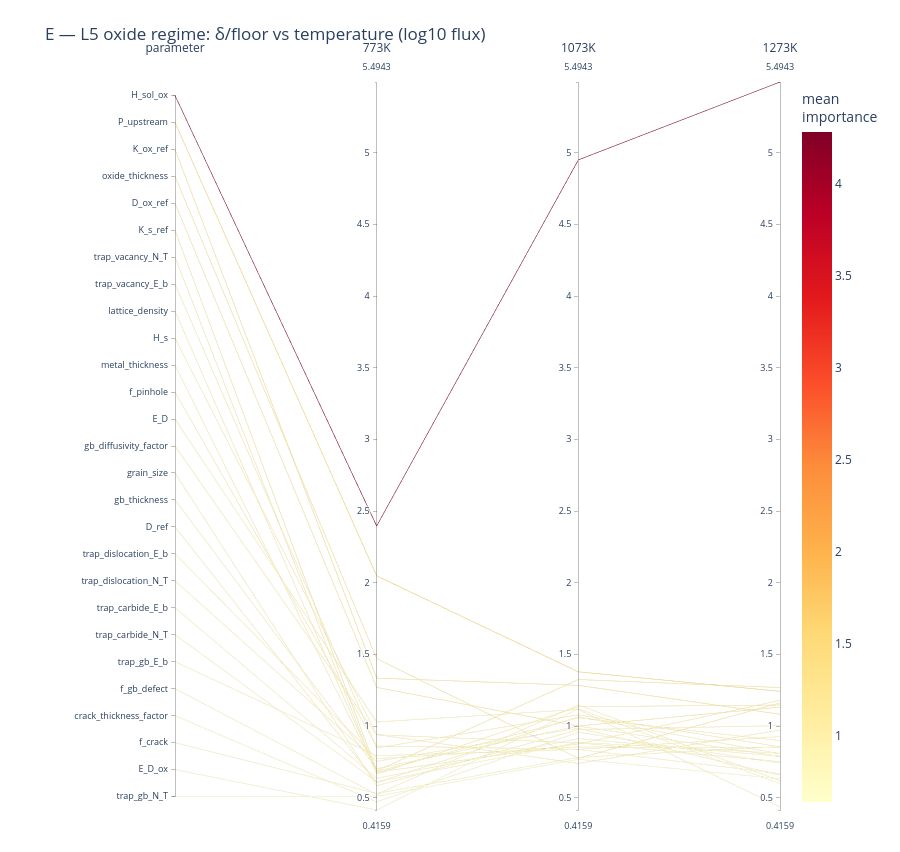
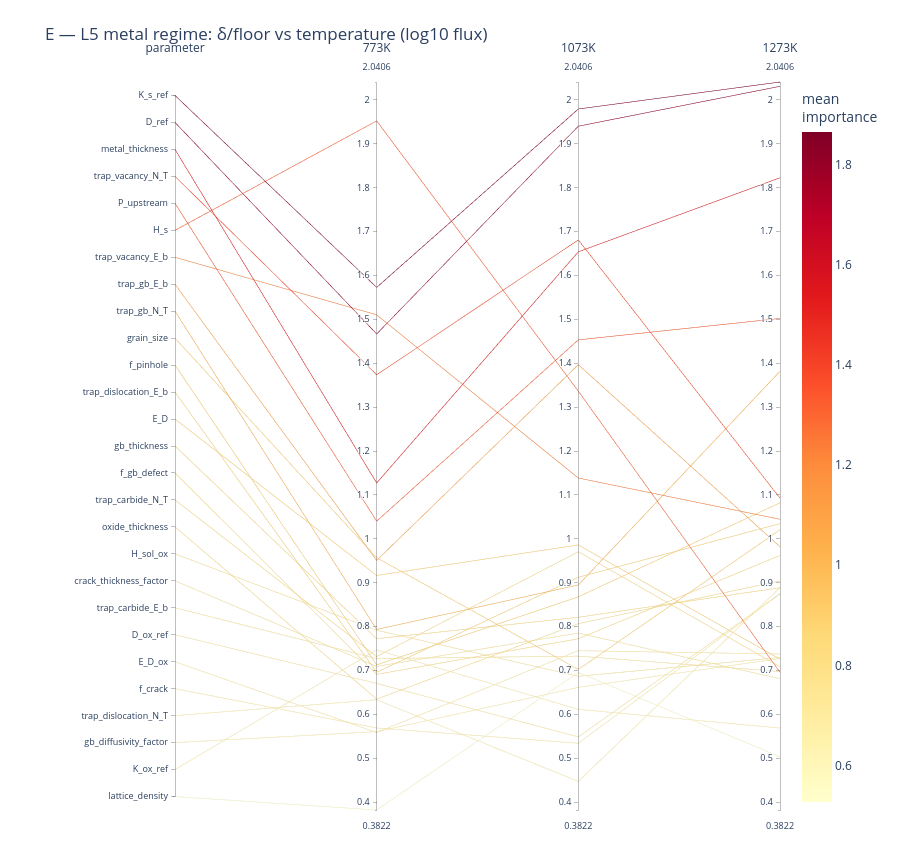

Source (notebook cell) for these figures, in order:
### Markdown cell above
## E — δ/floor shift across temperature (L5-specific)

One plot per regime. Each line is a **parameter**; axes are the three temperatures; height =
`delta_over_floor` for log10(flux). This is the view the L5L6 notebook has no equivalent of,
because only the L5 study is run isothermally.

A line that rises steeply from left to right is a parameter that only becomes resolvable at
high temperature — `H_sol_ox` in the oxide regime is the clearest case. Lines hugging 1.0
across all three temperatures are noise at every temperature.

### Code cell
figsE = {}
for r in REGIMES:
    sub = routeB[(routeB.metric == 'flux') & (routeB.regime == r)]
    matE = sub.pivot(index='parameter', columns='temperature_K',
                     values='delta_over_floor')
    matE.columns = [f'{int(c)}K' for c in matE.columns]
    matE = matE.reset_index()
    tcols = tuple(f'{int(t)}K' for t in TEMPS)
    figsE[r] = parallel_coordinates_sensitivity(
        matE, regimes=tcols,
        title=f'E — L5 {r} regime: δ/floor vs temperature (log10 flux)',
        save_html=os.path.join(FIG_DIR, f'pcp_E_vs_T_{r}.html'))
    best = matE.set_index('parameter')[list(tcols)].max(axis=1).nlargest(3)
    print(f"{r:8s} top-3 by best δ/floor: {best.round(2).to_dict()}")

for r in REGIMES:
    figsE[r].show()

### Figure 1 — Plotly figure (JSON) as saved in the notebook; plotly's stock layout.template omitted (floating-point values rounded to 4 significant figures)
{"data": [{"dimensions": [{"label": "parameter", "range": [-0.5, 26.5], "ticktext": ["H_sol_ox", "P_upstream", "K_ox_ref", "oxide_thickness", "D_ox_ref", "K_s_ref", "trap_vacancy_N_T", "trap_vacancy_E_b", "lattice_density", "H_s", "metal_thickness", "f_pinhole", "E_D", "gb_diffusivity_factor", "grain_size", "gb_thickness", "D_ref", "trap_dislocation_E_b", "trap_dislocation_N_T", "trap_carbide_E_b", "trap_carbide_N_T", "trap_gb_E_b", "f_gb_defect", "crack_thickness_factor", "f_crack", "E_D_ox", "trap_gb_N_T"], "tickvals": [26, 25, 24, 23, 22, 21, 20, 19, 18, 17, 16, 15, 14, 13, 12, 11, 10, 9, 8, 7, 6, 5, 4, 3, 2, 1, 0], "values": [26, 25, 24, 23, 22, 21, 20, 19, 18, 17, 16, 15, 14, 13, 12, 11, 10, 9, 8, 7, 6, 5, 4, 3, 2, 1, 0]}, {"label": "773K", "range": [0.4159, 5.494], "values": [2.397, 2.049, 1.336, 1.472, 1.271, 0.689, 0.6671, 0.8486, 0.679, 0.943, 0.6829, 0.8621, 1.029, 0.9403, 0.5845, 0.7036, 0.6073, 0.7747, 0.7554, 0.6369, 0.6124, 0.7946, 0.5245, 0.4727, 0.5314, 0.4159, 0.5125]}, {"label": "1073K", "range": [0.4159, 5.494], "values": [4.951, 1.38, 1.286, 0.7762, 1.002, 1.326, 1.137, 1.08, 0.8769, 0.7406, 1.06, 0.8394, 1.117, 0.884, 0.9764, 1.001, 1.066, 0.8557, 0.9863, 0.9134, 0.8873, 0.8387, 1.149, 0.9578, 0.7826, 1.123, 0.7697]}, {"label": "1273K", "range": [0.4159, 5.494], "values": [5.494, 1.244, 1.084, 1.163, 1.133, 1.27, 1.148, 0.8564, 1.181, 0.9736, 0.8996, 0.9276, 0.437, 0.753, 1.004, 0.7904, 0.8079, 0.8496, 0.6591, 0.7906, 0.812, 0.6698, 0.6187, 0.7429, 0.8589, 0.6, 0.6343]}], "labelangle": 0, "labelfont": {"size": 12}, "labelside": "top", "line": {"color": [4.281, 1.557, 1.235, 1.137, 1.135, 1.095, 0.984, 0.9283, 0.9121, 0.8857, 0.8807, 0.8764, 0.8613, 0.8591, 0.8551, 0.8317, 0.8272, 0.8267, 0.8003, 0.7803, 0.7706, 0.7677, 0.7641, 0.7245, 0.7243, 0.7129, 0.6388], "colorbar": {"title": {"text": "mean<br>importance"}}, "colorscale": [[0.0, "rgb(255,255,204)"], [0.125, "rgb(255,237,160)"], [0.25, "rgb(254,217,118)"], [0.375, "rgb(254,178,76)"], [0.5, "rgb(253,141,60)"], [0.625, "rgb(252,78,42)"], [0.75, "rgb(227,26,28)"], [0.875, "rgb(189,0,38)"], [1.0, "rgb(128,0,38)"]], "showscale": true}, "rangefont": {"size": 9}, "tickfont": {"size": 9}, "type": "parcoords"}], "layout": {"font": {"size": 12}, "height": 852, "margin": {"b": 40, "l": 175, "r": 120, "t": 80}, "title": {"text": "E — L5 oxide regime: δ/floor vs temperature (log10 flux)"}}}

### Figure 2 — Plotly figure (JSON) as saved in the notebook; plotly's stock layout.template omitted (floating-point values rounded to 4 significant figures)
{"data": [{"dimensions": [{"label": "parameter", "range": [-0.5, 26.5], "ticktext": ["K_s_ref", "D_ref", "metal_thickness", "trap_vacancy_N_T", "P_upstream", "H_s", "trap_vacancy_E_b", "trap_gb_E_b", "trap_gb_N_T", "grain_size", "f_pinhole", "trap_dislocation_E_b", "E_D", "gb_thickness", "f_gb_defect", "trap_carbide_N_T", "oxide_thickness", "H_sol_ox", "crack_thickness_factor", "trap_carbide_E_b", "D_ox_ref", "E_D_ox", "f_crack", "trap_dislocation_N_T", "gb_diffusivity_factor", "K_ox_ref", "lattice_density"], "tickvals": [26, 25, 24, 23, 22, 21, 20, 19, 18, 17, 16, 15, 14, 13, 12, 11, 10, 9, 8, 7, 6, 5, 4, 3, 2, 1, 0], "values": [26, 25, 24, 23, 22, 21, 20, 19, 18, 17, 16, 15, 14, 13, 12, 11, 10, 9, 8, 7, 6, 5, 4, 3, 2, 1, 0]}, {"label": "773K", "range": [0.3822, 2.041], "values": [1.573, 1.467, 1.127, 1.374, 1.04, 1.952, 1.51, 0.9508, 0.7934, 0.9568, 0.7129, 0.6959, 0.9165, 0.7725, 0.6913, 0.7318, 0.6348, 0.7917, 0.7094, 0.7273, 0.6706, 0.5587, 0.5691, 0.6333, 0.5607, 0.7469, 0.3822]}, {"label": "1073K", "range": [0.3822, 2.041], "values": [1.979, 1.94, 1.654, 1.681, 1.453, 1.336, 1.138, 1.397, 0.8949, 0.7025, 0.8678, 0.9124, 0.9861, 0.8213, 0.7723, 0.9705, 0.8066, 0.6869, 0.7854, 0.7327, 0.5488, 0.7452, 0.5343, 0.4474, 0.6616, 0.6116, 0.6957]}, {"label": "1273K", "range": [0.3822, 2.041], "values": [2.041, 2.031, 1.822, 1.093, 1.502, 0.696, 1.044, 0.982, 1.382, 1.02, 1.082, 1.035, 0.7261, 0.8885, 0.962, 0.7087, 0.9041, 0.7297, 0.6813, 0.6976, 0.8748, 0.7376, 0.8748, 0.8889, 0.7273, 0.5689, 0.5035]}], "labelangle": 0, "labelfont": {"size": 12}, "labelside": "top", "line": {"color": [1.864, 1.812, 1.534, 1.382, 1.332, 1.328, 1.231, 1.11, 1.023, 0.8933, 0.8875, 0.881, 0.8762, 0.8274, 0.8085, 0.8037, 0.7819, 0.7361, 0.7254, 0.7192, 0.6981, 0.6805, 0.6594, 0.6565, 0.6499, 0.6425, 0.5271], "colorbar": {"title": {"text": "mean<br>importance"}}, "colorscale": [[0.0, "rgb(255,255,204)"], [0.125, "rgb(255,237,160)"], [0.25, "rgb(254,217,118)"], [0.375, "rgb(254,178,76)"], [0.5, "rgb(253,141,60)"], [0.625, "rgb(252,78,42)"], [0.75, "rgb(227,26,28)"], [0.875, "rgb(189,0,38)"], [1.0, "rgb(128,0,38)"]], "showscale": true}, "rangefont": {"size": 9}, "tickfont": {"size": 9}, "type": "parcoords"}], "layout": {"font": {"size": 12}, "height": 852, "margin": {"b": 40, "l": 175, "r": 120, "t": 80}, "title": {"text": "E — L5 metal regime: δ/floor vs temperature (log10 flux)"}}}
